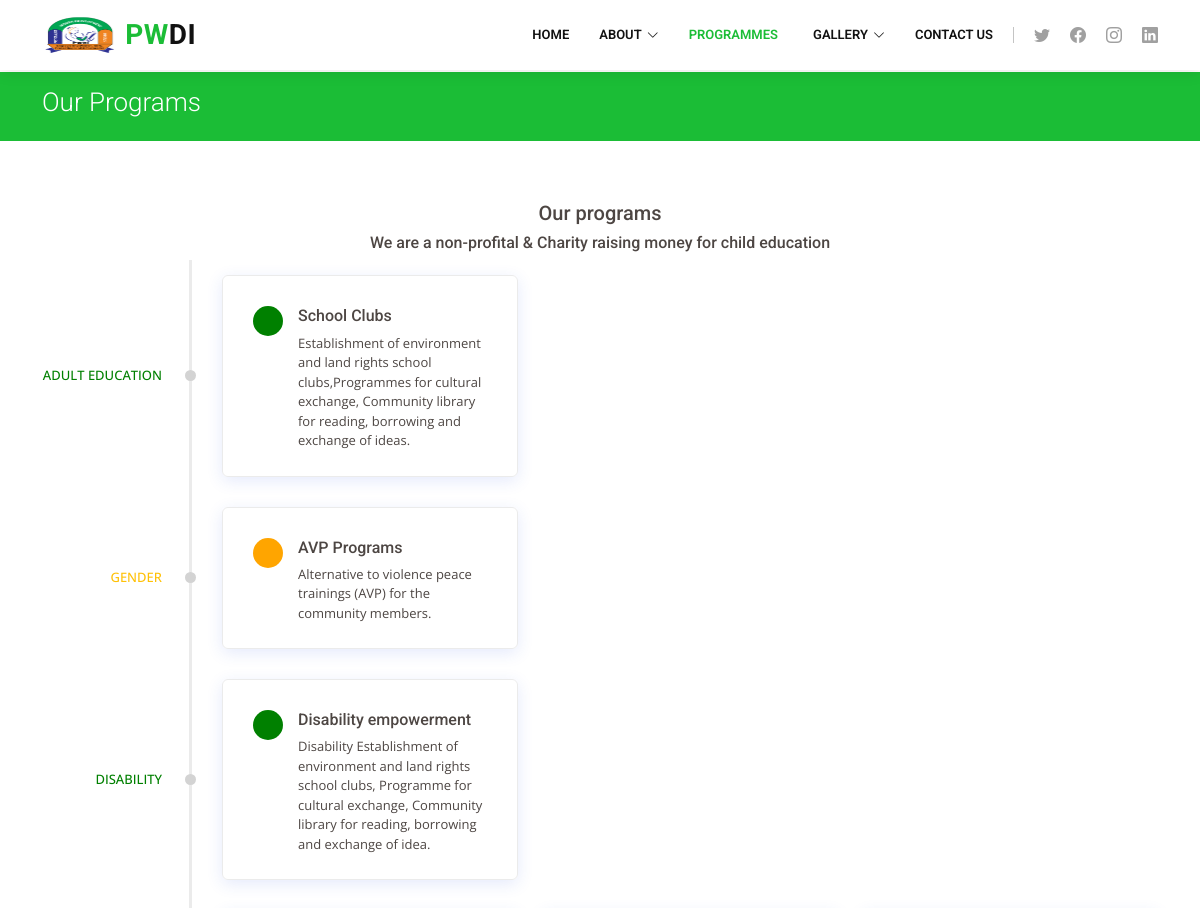
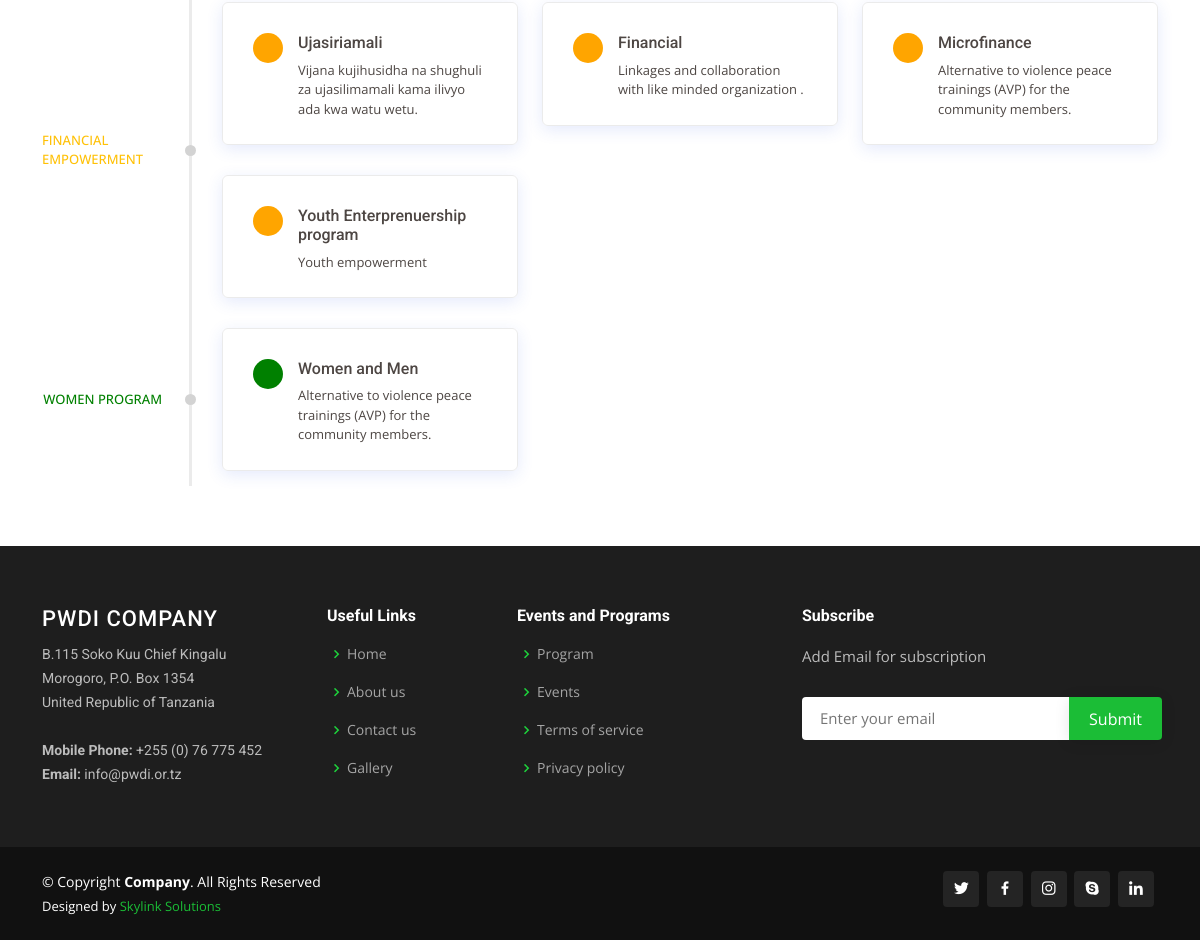
Screenshot of /program.php with the database file from the repository (2 pictures, top to bottom).
### tables this page shows
CREATE TABLE `program` (
  `prog_id` int(11) NOT NULL,
  `category_id` int(11) NOT NULL,
  `prog_name` varchar(500) NOT NULL,
  `prog_description` varchar(500) NOT NULL,
  `prog_status` enum('enable','disable') NOT NULL
);

CREATE TABLE `category` (
  `category_id` int(11) NOT NULL,
  `category_name` varchar(500) NOT NULL,
  `category_posteddate` datetime NOT NULL,
  `category_status` enum('Available','Not Available') NOT NULL
);

### program.php (the view, shortened to what this page needs)
<?php
  include "header.php";
  include_once "pwdi_db.php";
?>
<link href="https://maxcdn.bootstrapcdn.com/font-awesome/4.7.0/css/font-awesome.min.css" rel="stylesheet" />
      <section id="breadcrumbs" class="breadcrumbs">
      <div class="container">
        <div class="d-flex justify-content-between align-items-center">
          <h2>Our Programs</h2>
        </div>
      </div>
    </section>
<section class="timeline_area section_padding_130">
    <div class="container">
        <div class="row justify-content-center" data-aos="fade-down">
            <div class="col-12 col-sm-8 col-lg-6">
                <div class="section_heading text-center">
                    <h5>Our programs</h5>
                    <h6>We are a non-profital & Charity raising money for child education</h6>
                </div>
            </div>
        </div>
        <div class="row" data-aos="fade-up">
            <div class="col-12">
                <div class="apland-timeline-area">
                                        <?php
                          $sqli="SELECT * FROM `program` AS p JOIN `category` AS c ON p.category_id=c.category_id WHERE p.prog_status='enable' GROUP BY c.category_id";
                           $result=mysqli_query($conn,$sqli);
                           $counta=mysqli_num_rows($result);
                           $a=1;
                           while ($a<=$counta) {
                           while ($row=mysqli_fetch_assoc($result)){
                              ?>
                       <div class="single-timeline-area">
                       <?php if ($a%2 == 0) {
                           ?>
                            <div class="timeline-date wow fadeInLeft" data-wow-delay="0.1s" style="visibility: visible; animation-delay: 0.1s; animation-name: fadeInLeft;">
                            <p class="text-warning"><?php echo $row['category_name']; ?></p>
                        </div>
                      <div class="row">
                         <?php
                           $sqlib="SELECT * FROM `program` AS p JOIN `category` AS c ON p.category_id=c.category_id WHERE c.category_id='$row[category_id]'";
                           $resultb=mysqli_query($conn,$sqlib);
                           $count=mysqli_num_rows($resultb);
                           $i=1;
                           while ($i<=$count) {
                           while ($rowb=mysqli_fetch_assoc($resultb)){
                              ?>
                            <div class="col-12 col-md-6 col-lg-4">
                                <div class="single-timeline-content d-flex wow fadeInLeft" data-wow-delay="0.3s" style="visibility: visible; animation-delay: 0.3s; animation-name: fadeInLeft;" >
                                    <div class="timeline-icon2"></div>
                                    <div class="timeline-text">
                                        <h6><?php echo $rowb['prog_name']; ?></h6>
                                        <p><?php echo $rowb['prog_description']; ?></p>
                                    </div>
                                </div>
                            </div>
                        <?php
                        $i++;
                            }
                              }
                    ?>
                        </div>
                           <?php
                       }else{
                        ?>
                           <div class="timeline-date wow fadeInLeft" data-wow-delay="0.1s" style="visibility: visible; animation-delay: 0.1s; animation-name: fadeInLeft;">
                            <p><?php echo $row['category_name']; ?></p>
                        </div>
                     <div class="row">
                         <?php
                           $sqlib="SELECT * FROM `program` AS p JOIN `category` AS c ON p.category_id=c.category_id WHERE c.category_id='$row[category_id]' AND p.prog_status='enable'";
                           $resultb=mysqli_query($conn,$sqlib);
                           $count=mysqli_num_rows($resultb);
                           $i=1;
                           while ($i<=$count) {
                           while ($rowb=mysqli_fetch_assoc($resultb)){
                              ?>
                            <div class="col-12 col-md-6 col-lg-4">
                                <div class="single-timeline-content d-flex wow fadeInLeft" data-wow-delay="0.3s" style="visibility: visible; animation-delay: 0.3s; animation-name: fadeInLeft;" >
                                    <div class="timeline-icon"></i></div>
                                    <div class="timeline-text">
                                        <h6><?php echo $rowb['prog_name']; ?></h6>
                                        <p><?php echo $rowb['prog_description']; ?></p>
                                    </div>
                                </div>
                            </div>
                        <?php
                        $i++;
                            }
                              }
                    ?>
                    </div>
                      <?php
                       }
                       ?>
                    </div>
                       <?php
                       $a++;
                          }
                      }
                        ?>
                </div>
            </div>
        </div>
    </div>
</section>
 <?php
include 'footer.php';
?>
</body>
</html>

### assets/css/style.css (style rules this page uses)
body { font-family: "Open Sans", sans-serif; color: #4d4643; }
h1, h2, h3, h4, h5, h6 { font-family: "Roboto", sans-serif; }
section { padding: 60px 0; overflow: hidden; }
.breadcrumbs { padding: 15px 0; background: #1bbd36; min-height: 40px; margin-top: 72px; }
.breadcrumbs h2 { font-size: 26px; font-weight: 300; color: #fff; }

### program.php (style rules this page uses)
body { margin-top: 0px; }
.timeline_area { position: relative; z-index: 1; }
.single-timeline-area { position: relative; z-index: 1; padding-left: 180px; }
.single-timeline-area .timeline-date { position: absolute; width: 180px; height: 100%; top: 0; left: 0; z-index: 1; display: -webkit-box; display: -ms-flexbox; display: flex; -webkit-box-align: center; -ms-flex-align: center; -ms-grid-row-align: center; align-items: center; -webkit-box-pack: end; -ms-flex-pack: end; justify-content: flex-end; padding-right: 60px; }
.single-timeline-area .timeline-date::after { position: absolute; width: 3px; height: 100%; content: ""; background-color: #ebebeb; top: 0; right: 30px; z-index: 1; }
.single-timeline-area .timeline-date::before { position: absolute; width: 11px; height: 11px; border-radius: 50%; background-color: lightgray; content: ""; top: 50%; right: 26px; z-index: 5; margin-top: -5.5px; }
.single-timeline-area .timeline-date p { margin-bottom: 0; color: green; font-size: 13px; text-transform: uppercase; font-weight: 500; }
.single-timeline-area .single-timeline-content { position: relative; z-index: 1; padding: 30px 30px 25px; border-radius: 6px; margin-bottom: 15px; margin-top: 15px; -webkit-box-shadow: 0 0.25rem 1rem 0 rgba(47, 91, 234, 0.125); box-shadow: 0 0.25rem 1rem 0 rgba(47, 91, 234, 0.125); border: 1px solid #ebebeb; }
.single-timeline-area .single-timeline-content .timeline-icon { -webkit-transition-duration: 500ms; transition-duration: 500ms; width: 30px; height: 30px; background-color: green; -webkit-box-flex: 0; -ms-flex: 0 0 30px; flex: 0 0 30px; text-align: center; max-width: 30px; border-radius: 50%; margin-right: 15px; }
.single-timeline-area .single-timeline-content .timeline-icon2 { -webkit-transition-duration: 500ms; transition-duration: 500ms; width: 30px; height: 30px; background-color: orange; -webkit-box-flex: 0; -ms-flex: 0 0 30px; flex: 0 0 30px; text-align: center; max-width: 30px; border-radius: 50%; margin-right: 15px; }
.single-timeline-area .single-timeline-content .timeline-text h6 { -webkit-transition-duration: 500ms; transition-duration: 500ms; }
.single-timeline-area .single-timeline-content .timeline-text p { font-size: 13px; margin-bottom: 0; }

### rows the page displays
program: category.category_name "ADULT EDUCATION", prog_name "School Clubs", prog_description "Establishment of environment and land rights school clubs,Programmes for cultural exchange, Community library for reading, borrowing and exchange of ideas."
program: category.category_name "GENDER", prog_name "AVP Programs", prog_description "Alternative to violence peace trainings (AVP) for the community members."
program: category.category_name "DISABILITY", prog_name "Disability empowerment", prog_description "Disability Establishment of environment and land rights school clubs, Programme for cultural exchange, Community library for reading, borrowing and exchange of idea."
program: category.category_name "FINANCIAL EMPOWERMENT", prog_name "Ujasiriamali", prog_description "Vijana kujihusidha na shughuli za ujasilimamali kama ilivyo ada kwa watu wetu."
program: prog_name "Financial", prog_description "Linkages and collaboration with like minded organization ."
program: prog_name "Microfinance", prog_description "Alternative to violence peace trainings (AVP) for the community members."
program: prog_name "Youth Enterprenuership program", prog_description "Youth empowerment"
program: category.category_name "WOMEN PROGRAM", prog_name "Women and Men", prog_description "Alternative to violence peace trainings (AVP) for the community members."
